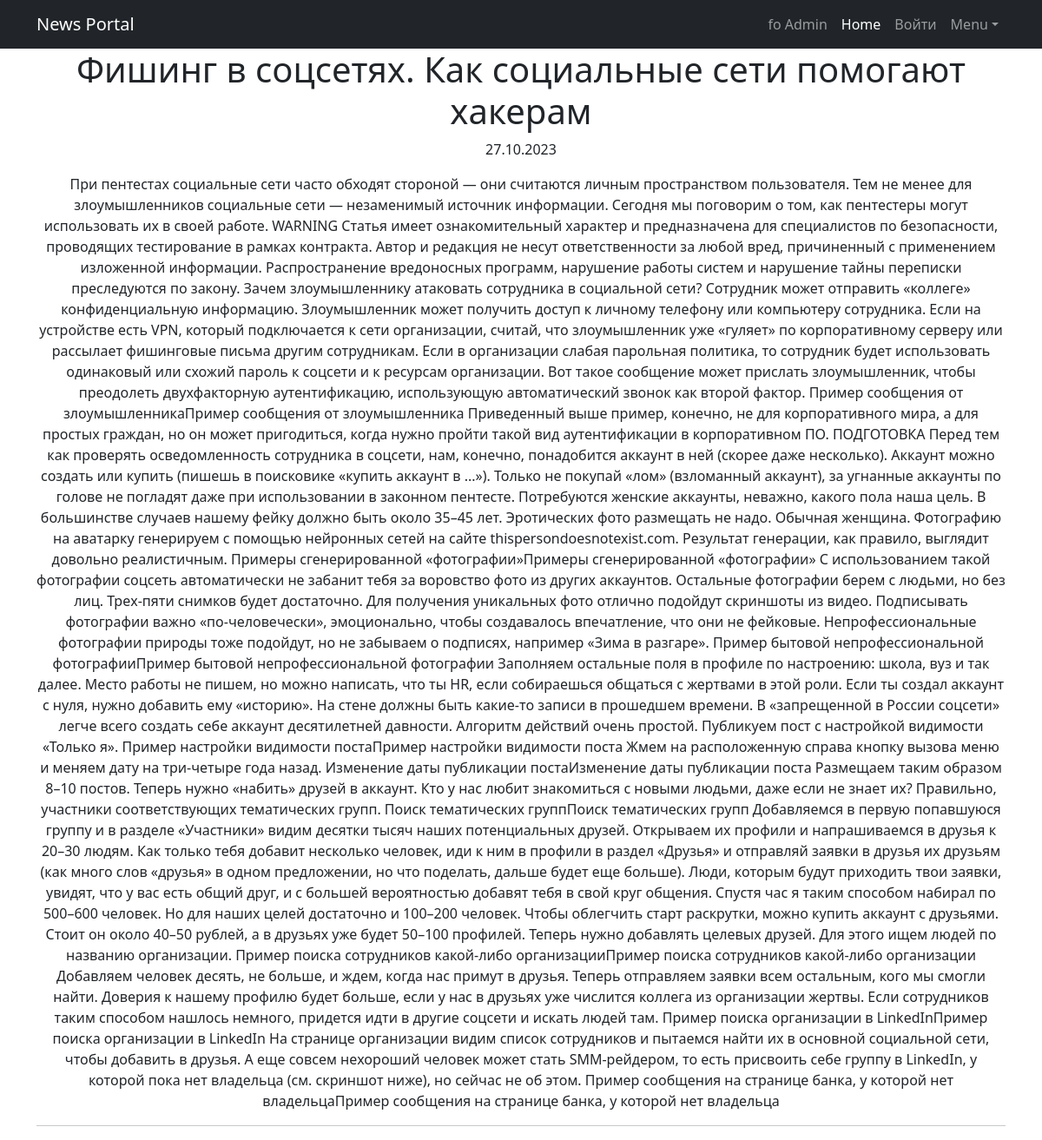
The page /articles/45/ on the database its author committed.
### news/models.py (models this page shows, shortened)
class Post(models.Model):
    ARTICLE = 'AR'
    NEWS = 'NW'
    CATEGOY_CHOICES = (
        ('AR', 'Статья'),
        ('NW', 'Новость'),
    )
    author = models.ForeignKey(Author, on_delete=models.CASCADE)  # Поле Автор
    type = models.CharField(max_length=2, choices=CATEGOY_CHOICES, default=ARTICLE)  # Поле выбора новость / статья
    creationDate = models.DateTimeField(auto_now_add=True)  # Авто добавление даты создания
    postCategory = models.ManyToManyField(Category, through='PostCategory')
    title = models.CharField(max_length=128)
    content = models.TextField()
    rating = models.SmallIntegerField(default=0)

### news/views.py (the view)
# urls.py: path('articles/<int:post_id>/', views.article_detail, name='article_detail'),  # URL-шаблон для статьи
def article_detail(request, post_id):
    post = get_object_or_404(Post, pk=post_id)
    return render(request, 'news/article_detail.html', {'post': post})

### news/templates/news/article_detail.html (shortened to what this page needs)
{% extends 'flatpages/default.html' %}
{% load cenzura %}
{% block content %}
    <h1>{{ post.title|censor }}</h1>
    <p>{{ post.creationDate|date:"d.m.Y" }}</p>
    <p>{{ post.content|censor }}</p>
<hr />
{% endblock %}

### rows shown on the page
Post: title|censor "Фишинг в соцсетях. Как социальные сети помогают хакерам", creationDate "27.10.2023", content|censor "При пентестах социальные сети часто обходят стороной — они считаются личным пространством пользователя. Тем не менее для злоумышленников социальные сети — незаменимый источник информации. Сегодня мы поговорим о том, как пентестеры могут использовать их в своей работе. WARNING Статья имеет ознакомительный характер и предназначена для специалистов по безопасности, проводящих тестирование в рамках контракта. Автор и редакция не несут ответственности за любой вред, причиненный с применением изложенной информации. Распространение вредоносных программ, нарушение работы систем и нарушение тайны переписки преследуются по закону. Зачем злоумышленнику атаковать сотрудника в социальной сети? Сотрудник…"
